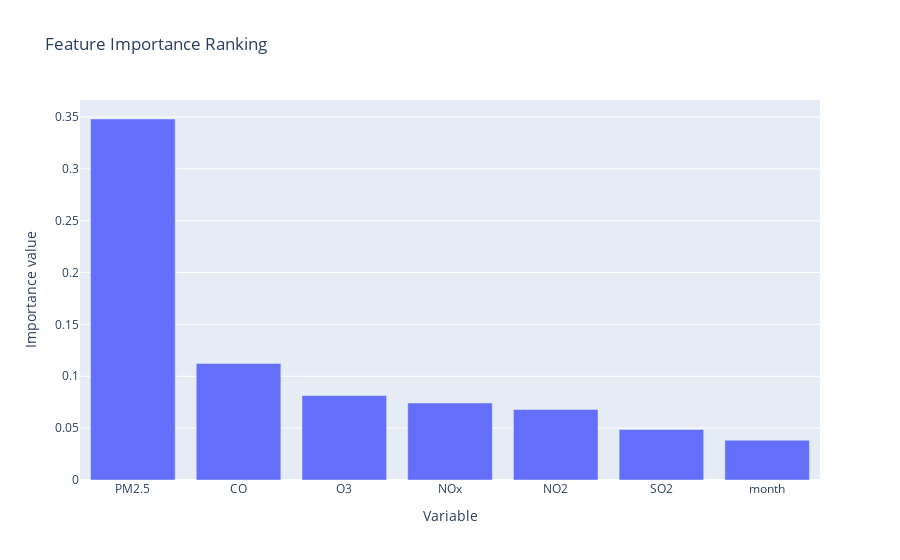

Notebook code for this chart:
### Code cell
data = [go.Bar(x = fs_res["col"], y = fs_res["importance"])]
layout = go.Layout(title = "Feature Importance Ranking", xaxis_title = "Variable", yaxis_title = "Importance value")
fig = go.Figure(data=data, layout=layout)
fig.write_image("fig1.png")
fig.show()

### Figure 1 — Plotly figure (JSON) as saved in the notebook; plotly's stock layout.template omitted (floating-point values rounded to 4 significant figures)
{"data": [{"type": "bar", "x": ["PM2.5", "CO", "O3", "NOx", "NO2", "SO2", "month"], "y": [0.348, 0.1124, 0.08143, 0.07425, 0.06799, 0.04868, 0.03838]}], "layout": {"autosize": true, "title": {"text": "Feature Importance Ranking"}, "xaxis": {"autorange": true, "range": [-0.5, 6.5], "title": {"text": "Variable"}, "type": "category"}, "yaxis": {"autorange": true, "range": [0, 0.3664], "title": {"text": "Importance value"}, "type": "linear"}}}
